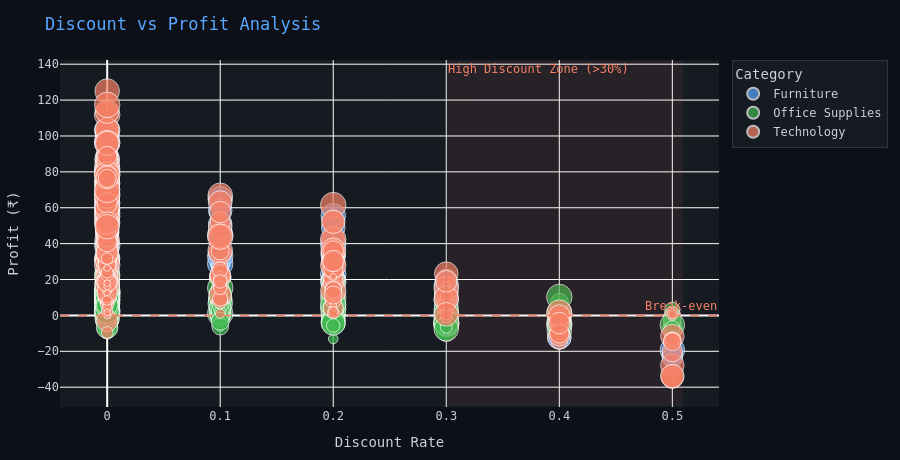

Here is the notebook cell this chart was saved with:
### Markdown cell above
---
##  Chart 4 — Discount vs Profit (Bubble Chart)
Bubble size = Order quantity · Hover for full details

### Code cell
df['Quantity'] = df['Quantity'].fillna(1).astype(float)
fig = px.scatter(
    df, x='Discount', y='Profit', color='Category',
    size='Quantity', size_max=18,
    color_discrete_sequence=COLORS,
    hover_data={'Order_ID': True, 'Sales': ':,.0f',
                'Quantity': True, 'Region': True},
    labels={'Discount': 'Discount Rate', 'Profit': 'Profit (₹)'}
)

fig.add_hline(y=0, line_dash='dash', line_color='#f78166',
              line_width=1.5, annotation_text='Break-even',
              annotation_font_color='#f78166')
fig.add_vrect(x0=0.3, x1=df['Discount'].max()+0.01,
              fillcolor='#f78166', opacity=0.07,
              annotation_text='High Discount Zone (>30%)',
              annotation_font_color='#f78166',
              annotation_position='top left')

fig.update_layout(
    paper_bgcolor='#0d1117', plot_bgcolor='#161b22',
    font=dict(color='#c9d1d9', family='monospace'),
    legend=dict(bgcolor='#161b22', bordercolor='#30363d', borderwidth=1),
    hoverlabel=dict(bgcolor='#1c2128', bordercolor='#58a6ff', font_color='#c9d1d9'),
    margin=dict(l=60, r=30, t=60, b=50),
    title=dict(text=' Discount vs Profit Analysis', font=dict(size=17, color='#58a6ff')),
    height=460
)
fig.show()

### Figure 1 — Plotly figure (JSON) as saved in the notebook; plotly's stock layout.template omitted (floating-point values rounded to 4 significant figures; data arrays with more than 128 entries replaced by an {"elided": "..."} marker saying what was removed)
{"data": [{"customdata": {"elided": "302x4 mixed values"}, "hovertemplate": "Category=Furniture<br>Discount Rate=%{x}<br>Profit (₹)=%{y}<br>Quantity=%{customdata[2]}<br>Order_ID=%{customdata[0]}<br>Sales=%{customdata[1]:,.0f}<br>Region=%{customdata[3]}<extra></extra>", "legendgroup": "Furniture", "marker": {"color": "#58a6ff", "size": {"elided": "302 float values"}, "sizemode": "area", "sizeref": 0.04321, "symbol": "circle"}, "mode": "markers", "name": "Furniture", "orientation": "v", "showlegend": true, "type": "scatter", "x": {"elided": "302 float values"}, "xaxis": "x", "y": {"elided": "302 float values"}, "yaxis": "y"}, {"customdata": {"elided": "353x4 mixed values"}, "hovertemplate": "Category=Office Supplies<br>Discount Rate=%{x}<br>Profit (₹)=%{y}<br>Quantity=%{customdata[2]}<br>Order_ID=%{customdata[0]}<br>Sales=%{customdata[1]:,.0f}<br>Region=%{customdata[3]}<extra></extra>", "legendgroup": "Office Supplies", "marker": {"color": "#3fb950", "size": {"elided": "353 float values"}, "sizemode": "area", "sizeref": 0.04321, "symbol": "circle"}, "mode": "markers", "name": "Office Supplies", "orientation": "v", "showlegend": true, "type": "scatter", "x": {"elided": "353 float values"}, "xaxis": "x", "y": {"elided": "353 float values"}, "yaxis": "y"}, {"customdata": {"elided": "345x4 mixed values"}, "hovertemplate": "Category=Technology<br>Discount Rate=%{x}<br>Profit (₹)=%{y}<br>Quantity=%{customdata[2]}<br>Order_ID=%{customdata[0]}<br>Sales=%{customdata[1]:,.0f}<br>Region=%{customdata[3]}<extra></extra>", "legendgroup": "Technology", "marker": {"color": "#f78166", "size": {"elided": "345 float values"}, "sizemode": "area", "sizeref": 0.04321, "symbol": "circle"}, "mode": "markers", "name": "Technology", "orientation": "v", "showlegend": true, "type": "scatter", "x": {"elided": "345 float values"}, "xaxis": "x", "y": {"elided": "345 float values"}, "yaxis": "y"}], "layout": {"annotations": [{"font": {"color": "#f78166"}, "showarrow": false, "text": "Break-even", "x": 1, "xanchor": "right", "xref": "x domain", "y": 0, "yanchor": "bottom", "yref": "y"}, {"font": {"color": "#f78166"}, "showarrow": false, "text": "High Discount Zone (>30%)", "x": 0.3, "xanchor": "left", "xref": "x", "y": 1, "yanchor": "top", "yref": "y domain"}], "font": {"color": "#c9d1d9", "family": "monospace"}, "height": 460, "hoverlabel": {"bgcolor": "#1c2128", "bordercolor": "#58a6ff", "font": {"color": "#c9d1d9"}}, "legend": {"bgcolor": "#161b22", "bordercolor": "#30363d", "borderwidth": 1, "itemsizing": "constant", "title": {"text": "Category"}, "tracegroupgap": 0}, "margin": {"b": 50, "l": 60, "r": 30, "t": 60}, "paper_bgcolor": "#0d1117", "plot_bgcolor": "#161b22", "shapes": [{"line": {"color": "#f78166", "dash": "dash", "width": 1.5}, "type": "line", "x0": 0, "x1": 1, "xref": "x domain", "y0": 0, "y1": 0, "yref": "y"}, {"fillcolor": "#f78166", "opacity": 0.07, "type": "rect", "x0": 0.3, "x1": 0.51, "xref": "x", "y0": 0, "y1": 1, "yref": "y domain"}], "title": {"font": {"color": "#58a6ff", "size": 17}, "text": " Discount vs Profit Analysis"}, "xaxis": {"anchor": "y", "domain": [0, 1], "title": {"text": "Discount Rate"}}, "yaxis": {"anchor": "x", "domain": [0, 1], "title": {"text": "Profit (₹)"}}}}
